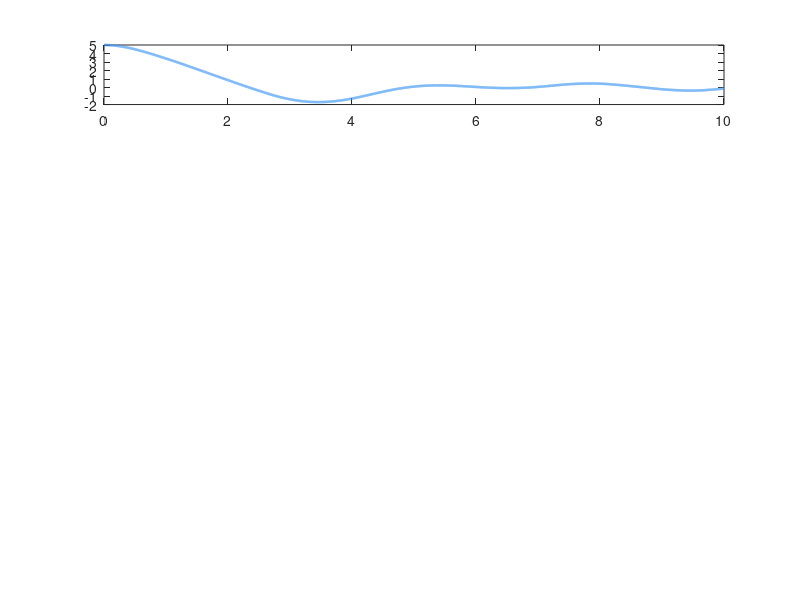

The MATLAB script that drew this image: (Note: this script raises an error after producing the figure.)
% =============================================================================
% FILE: models/differential_thrust_roll_sim.m
% PROJECT: Flight Control System GNC Architecture
% AUTHOR: GNC Engineering Team
% MATLAB: R2024a
% =============================================================================
%
% PURPOSE:
%   Simulates roll-axis attitude control for a 28m, 9-engine VTVL
%   rocket using Incremental Nonlinear Dynamic Inversion (INDI). Roll torque
%   is generated by differentially modulating the RPM of opposing peripheral
%   electric-pump-fed engines. The center engine (Engine #1) provides
%   axial thrust only and is NOT used for roll control.
%
% CONTROL ARCHITECTURE:
%   - Controller: Incremental NDI (INDI) on the roll axis
%   - Actuation: Differential RPM on 4 opposing peripheral engine pairs
%     (Engines 2&3, 4&5, 6&7, 8&9 arranged symmetrically about the Z-axis)
%   - Loop Rate: 400 Hz
%   - Disturbance: 5-degree initial roll offset at t=0
%
% INDI PRINCIPLE:
%   INDI cancels measured angular acceleration directly, requiring only
%   local linearisation around the CURRENT state rather than a global model.
%   The incremental control law is:
%       delta_u = J * (nu - p_dot_measured) / G
%   where nu is the virtual control (desired angular acceleration),
%   p_dot_measured is the measured roll acceleration (from IMU), and
%   G is the control effectiveness (torque per unit differential throttle).
%
% ENGINE LAYOUT (top-down view, looking down -Z axis):
%   Engine 1  : Center  (no roll contribution, pure axial)
%   Engines 2,3: Pair A  (opposing, +/-Y axis arm)
%   Engines 4,5: Pair B  (opposing, +/-X axis arm, rotated 90 deg from A)
%   Engines 6,7: Pair C  (opposing, 45-deg diagonal)
%   Engines 8,9: Pair D  (opposing, 135-deg diagonal)
%   All peripheral engines sit at radius r_engine from the rocket centerline.
%
% REFERENCES:
%   [1] Sieberling, S. et al., "Robust Flight Control Using INDI," AIAA 2010
%   [2] Smeur, E. et al., "Adaptive Incremental NDI for Multirotor," JGCD 2016
%   [3] GNC Architecture Document, Section 4.2 (Roll Channel)
%
% =============================================================================

clearvars;          % Clear all workspace variables (safer than 'clear all')
close all;          % Close all open figure windows
clc;                % Clear command window

fprintf('=============================================================\n');
fprintf('  Flight Control System GNC | Differential Thrust Roll Control (INDI)\n');
fprintf('  Simulation initialising...\n');
fprintf('=============================================================\n\n');

% =============================================================================
% SECTION 1: SIMULATION PARAMETERS
% =============================================================================

% --- Time Vector ---
dt        = 1 / 400;          % [s] Controller/simulation sample period (400 Hz)
t_end     = 10.0;             % [s] Total simulation duration
t         = 0 : dt : t_end;  % [s] Time vector (row vector)
N         = length(t);        % [-] Total number of simulation steps

fprintf('Simulation time: %.1f s | Sample rate: %d Hz | Steps: %d\n', ...
        t_end, round(1/dt), N);

% =============================================================================
% SECTION 2: VEHICLE PHYSICAL PARAMETERS
% =============================================================================

% --- Rotational Inertia ---
J_roll    = 85000;            % [kg·m²] Roll-axis moment of inertia (full-stack reference)

% --- Engine Geometry ---
r_engine  = 1.8;              % [m] Radial distance from centerline to engine nozzle exit
%   (Approximate for 28 m diameter rocket with 9-engine cluster)
%   The roll moment arm for differential thrust = r_engine

% --- Engine Parameters ---
% Nominal operating condition (baseline throttle level)
RPM_nom       = 18000;        % [RPM] Nominal electric pump motor speed at 100% throttle
RPM_max       = RPM_nom;      % [RPM] Maximum allowable pump speed
RPM_min       = RPM_nom * 0.60; % [RPM] Minimum allowable pump speed (60% - flame-out limit)

% Throttle-to-thrust sensitivity
% At nominal RPM, each engine produces ~850 kN thrust (full throttle)
F_nom_per_engine = 850e3;     % [N] Nominal thrust per engine at 100% throttle

% Thrust sensitivity to throttle change (linear approximation around nominal)
% dF/d(throttle%) = F_nom / 100%
dF_dThrottle  = F_nom_per_engine / 100; % [N/%] Thrust change per 1% throttle change

% --- Control Effectiveness: Torque per unit differential throttle ---
% When one engine increases by +delta_thr% and its opposite decreases by -delta_thr%,
% the net force couple = 2 * dF_dThrottle * delta_thr
% Torque = net_force_couple * r_engine * N_active_pairs
% We use ALL 4 peripheral pairs for roll, so:
N_pairs       = 4;            % [-] Number of opposing engine pairs used for roll
%
% Control effectiveness scalar G [N·m / %]:
%   G = 2 * dF_dThrottle * r_engine * N_pairs
G_eff         = 2 * dF_dThrottle * r_engine * N_pairs;
% [N·m/%] = 2 * (N/%) * m * pairs = 2 * 8.5e6 * 1.8 * 4

fprintf('\nVehicle Parameters:\n');
fprintf('  J_roll        = %.0f kg·m²\n', J_roll);
fprintf('  r_engine      = %.2f m\n', r_engine);
fprintf('  RPM_nom       = %.0f RPM\n', RPM_nom);
fprintf('  F_nom/engine  = %.0f kN\n', F_nom_per_engine/1e3);
fprintf('  G_eff         = %.4e N·m per %%throttle\n', G_eff);

% =============================================================================
% SECTION 3: INDI CONTROLLER PARAMETERS
% =============================================================================

% --- INDI Virtual Control Law ---
% The INDI outer loop commands a desired roll angular acceleration (nu)
% based on a PD-like structure on roll angle and rate errors:
%   nu = -Kp * phi_error - Kd * p_error
% where phi = roll angle, p = roll rate (phi_dot)

% Proportional gain on roll angle error [rad/s² per rad]
% Design target: ~3.2 s settling. For a 2nd-order system:
%   omega_n ~ 4 / (zeta * T_s) with zeta=0.7, T_s=3.2 s => omega_n ~ 1.79 rad/s
omega_n       = 1.79;         % [rad/s] Natural frequency target
zeta          = 0.70;         % [-] Damping ratio (slightly underdamped, fast response)

% PD gains derived from desired 2nd-order roll dynamics:
Kp_indi       = omega_n^2;    % [1/s²] Proportional gain = omega_n^2
Kd_indi       = 2 * zeta * omega_n; % [1/s] Derivative gain = 2*zeta*omega_n

fprintf('\nINDI Controller Gains:\n');
fprintf('  omega_n       = %.4f rad/s\n', omega_n);
fprintf('  zeta          = %.2f\n', zeta);
fprintf('  Kp_indi       = %.4f 1/s²\n', Kp_indi);
fprintf('  Kd_indi       = %.4f 1/s\n', Kd_indi);

% --- Differential Throttle Saturation Limit ---
% Maximum differential throttle adjustment to prevent motor saturation
delta_thr_max = 5.0;          % [%] +/- saturation limit (requirement from spec)
delta_thr_min = -delta_thr_max;

% --- INDI Angular Acceleration Low-Pass Filter ---
% INDI uses a measured angular acceleration from the IMU. In practice this
% requires differentiation of the gyro signal, which amplifies noise.
% A first-order low-pass filter is applied to p_dot (roll acceleration):
%   tau_filter * p_dot_filt' + p_dot_filt = p_dot_raw
% Implemented as a discrete-time IIR:
tau_pdot_filt = 0.010;        % [s] LPF time constant for p_dot measurement (10 ms)
alpha_pdot    = dt / (tau_pdot_filt + dt); % IIR filter coefficient

% --- RPM Command Low-Pass Filter (actuator smoothing) ---
tau_rpm_filt  = 0.020;        % [s] Smoothing filter for RPM commands (20 ms)
alpha_rpm     = dt / (tau_rpm_filt + dt);

% =============================================================================
% SECTION 4: INITIAL CONDITIONS AND DISTURBANCE
% =============================================================================

% Roll angle initial condition (5 degree disturbance at t=0)
phi0_deg      = 5.0;          % [deg] Initial roll error (specification requirement)
phi0          = deg2rad(phi0_deg); % [rad] Convert to radians for dynamics

% Roll rate initial condition (vehicle is stationary at t=0)
p0            = 0.0;          % [rad/s] Initial roll rate

% Roll setpoint (desired roll angle = 0 for nominal upright flight)
phi_ref       = 0.0;          % [rad] Roll angle reference (wings-level)
p_ref         = 0.0;          % [rad/s] Roll rate reference

fprintf('\nInitial Conditions:\n');
fprintf('  phi(0) = %.1f deg | p(0) = %.4f rad/s\n', phi0_deg, p0);
fprintf('  phi_ref = %.1f deg (wings-level)\n', rad2deg(phi_ref));

% =============================================================================
% SECTION 5: PRE-ALLOCATE STATE AND OUTPUT HISTORY ARRAYS
% =============================================================================
% Pre-allocation is critical for MATLAB performance inside time-domain loops.
% Each array stores the time history of one signal.

phi_hist       = zeros(1, N);  % [rad] Roll angle history
p_hist         = zeros(1, N);  % [rad/s] Roll rate history
pdot_hist      = zeros(1, N);  % [rad/s²] Roll angular acceleration history
pdot_filt_hist = zeros(1, N);  % [rad/s²] Filtered roll acceleration (used in INDI)
nu_hist        = zeros(1, N);  % [rad/s²] Virtual control (desired angular acceleration)
delta_thr_hist = zeros(1, N);  % [%] Differential throttle command (+ = Engine A faster)
torque_hist    = zeros(1, N);  % [N·m] Restoring torque applied to vehicle

% Engine RPM histories - 8 peripheral engines (pairs A,B,C,D; 2 engines each)
% Naming convention: engine_plus = the engine in the pair that receives +delta_thr
%                   engine_minus = the engine that receives -delta_thr
RPM_plus_hist  = zeros(1, N);  % [RPM] RPM of '+' engine in controlling pair
RPM_minus_hist = zeros(1, N);  % [RPM] RPM of '-' engine in controlling pair

% =============================================================================
% SECTION 6: INITIALISE STATE VARIABLES
% =============================================================================

% Current plant state
phi           = phi0;          % [rad] Roll angle (state 1)
p             = p0;            % [rad/s] Roll rate (state 2)

% Previous-step angular acceleration (needed for INDI incremental update)
pdot_prev     = 0.0;           % [rad/s²] p_dot at previous sample (init to 0)
pdot_filt     = 0.0;           % [rad/s²] Filtered p_dot (LPF output, init to 0)

% Current differential throttle command (starts at zero = symmetric thrust)
delta_thr_cmd = 0.0;           % [%] Differential throttle command

% Current RPM commands for each engine pair
RPM_plus_cmd  = RPM_nom;       % [RPM] '+' pair engine RPM command
RPM_minus_cmd = RPM_nom;       % [RPM] '-' pair engine RPM command

% =============================================================================
% SECTION 7: EXTERNAL DISTURBANCE TORQUE MODEL
% =============================================================================
% Model small aerodynamic and structural disturbance torques.
% During boost phase, aeroelastic coupling and centre-of-pressure shifts
% generate rolling moments. Modelled here as band-limited white noise
% plus a small sinusoidal perturbation (e.g., from sloshing).

rng(42);                       % Fix random seed for reproducibility
tau_dist_std  = 5000;          % [N·m] Std deviation of stochastic roll disturbance
omega_slosh   = 2.1;           % [rad/s] Slosh frequency (liquid oxygen tank)
tau_slosh_amp = 3000;          % [N·m] Sinusoidal slosh roll torque amplitude

% Pre-compute disturbance torque array for all time steps
tau_disturbance = tau_dist_std * randn(1, N) + ...
                  tau_slosh_amp * sin(omega_slosh * t);

fprintf('\nDisturbance Model:\n');
fprintf('  Stochastic noise: sigma = %.0f N·m\n', tau_dist_std);
fprintf('  Slosh torque: %.0f N·m @ %.2f rad/s\n', tau_slosh_amp, omega_slosh);

% =============================================================================
% SECTION 8: MAIN SIMULATION LOOP (400 Hz INDI Control)
% =============================================================================

fprintf('\nRunning simulation...\n');

for k = 1 : N
    % ------------------------------------------------------------------
    % 8.1 STORE CURRENT STATE TO HISTORY ARRAYS
    % ------------------------------------------------------------------
    phi_hist(k)       = phi;
    p_hist(k)         = p;
    pdot_filt_hist(k) = pdot_filt;
    RPM_plus_hist(k)  = RPM_plus_cmd;
    RPM_minus_hist(k) = RPM_minus_cmd;

    % ------------------------------------------------------------------
    % 8.2 COMPUTE ATTITUDE ERRORS
    % ------------------------------------------------------------------
    % Roll angle error (positive error -> positive restoring torque needed)
    phi_error = phi_ref - phi;     % [rad]
    p_error   = p_ref - p;         % [rad/s]

    % ------------------------------------------------------------------
    % 8.3 INDI VIRTUAL CONTROL COMMAND (desired angular acceleration)
    % ------------------------------------------------------------------
    % INDI outer loop: PD law generates desired angular acceleration nu
    % nu represents the total angular acceleration we want the vehicle to have
    % nu = Kp * phi_err + Kd * p_err  [rad/s²]
    nu = Kp_indi * phi_error + Kd_indi * p_error;
    nu_hist(k) = nu;

    % ------------------------------------------------------------------
    % 8.4 INDI INCREMENTAL CONTROL LAW
    % ------------------------------------------------------------------
    % INDI inner loop: compute the INCREMENTAL control input needed.
    % Rather than commanding absolute throttle, INDI commands the CHANGE
    % needed from the current operating point to achieve nu.
    %
    % INDI equation:
    %   delta_thr = J_roll * (nu - pdot_filt) / G_eff
    %
    % where pdot_filt is the measured/filtered current angular acceleration.
    % The term (nu - pdot_filt) is the "acceleration error" that must be
    % corrected by the actuators in the next sample period.
    %
    % Units check:
    %   [kg·m²] * [rad/s²] / [N·m/%] = [kg·m²·rad/s²] / [kg·m²/s²·%]
    %                                 = [%]  ✓

    delta_thr_raw = J_roll * (nu - pdot_filt) / G_eff;   % [%] unconstrained

    % ------------------------------------------------------------------
    % 8.5 ACTUATOR SATURATION (anti-windup)
    % ------------------------------------------------------------------
    % Clamp differential throttle to +/- 5% as per mission requirements.
    % This prevents motor saturation and maintains linearity assumption.
    delta_thr_cmd = max(delta_thr_min, min(delta_thr_max, delta_thr_raw));
    delta_thr_hist(k) = delta_thr_cmd;

    % ------------------------------------------------------------------
    % 8.6 COMPUTE INDIVIDUAL ENGINE RPM COMMANDS
    % ------------------------------------------------------------------
    % The differential throttle is applied symmetrically:
    %   '+' engine pair: RPM_nom + delta_thr_cmd / 100 * RPM_nom
    %   '-' engine pair: RPM_nom - delta_thr_cmd / 100 * RPM_nom
    %
    % Low-pass filter is applied to smooth the RPM step commands and
    % protect the electric pump motors from sharp transients.

    % Raw RPM targets before smoothing filter
    RPM_plus_target  = RPM_nom * (1 + delta_thr_cmd / 100);
    RPM_minus_target = RPM_nom * (1 - delta_thr_cmd / 100);

    % Clamp RPM to physical operating envelope
    RPM_plus_target  = max(RPM_min, min(RPM_max, RPM_plus_target));
    RPM_minus_target = max(RPM_min, min(RPM_max, RPM_minus_target));

    % Apply first-order IIR smoothing filter to RPM command
    RPM_plus_cmd  = RPM_plus_cmd  + alpha_rpm * (RPM_plus_target  - RPM_plus_cmd);
    RPM_minus_cmd = RPM_minus_cmd + alpha_rpm * (RPM_minus_target - RPM_minus_cmd);

    % ------------------------------------------------------------------
    % 8.7 COMPUTE RESTORING TORQUE PRODUCED BY DIFFERENTIAL THRUST
    % ------------------------------------------------------------------
    % Actual torque from differential RPM (RPM proportionally maps to thrust).
    % Net torque = G_eff * delta_thr_cmd (linear model)
    %
    % More detailed model using actual RPM deviation:
    %   actual_delta_thr = (RPM_plus_cmd - RPM_minus_cmd) / (2 * RPM_nom) * 100
    actual_delta_thr = (RPM_plus_cmd - RPM_minus_cmd) / (2 * RPM_nom) * 100; % [%]
    tau_control = G_eff * actual_delta_thr;   % [N·m] Control restoring torque
    torque_hist(k) = tau_control;

    % ------------------------------------------------------------------
    % 8.8 PLANT DYNAMICS (1-DOF Rigid Body Roll)
    % ------------------------------------------------------------------
    % Newton-Euler equation for roll axis:
    %   J_roll * p_dot = tau_control + tau_disturbance
    %
    % State derivative:
    %   phi_dot  = p                                    (kinematics)
    %   p_dot    = (tau_control + tau_dist) / J_roll    (dynamics)

    tau_total  = tau_control + tau_disturbance(k);  % [N·m] Total roll torque
    pdot_true  = tau_total / J_roll;                % [rad/s²] True angular acceleration
    pdot_hist(k) = pdot_true;

    % ------------------------------------------------------------------
    % 8.9 FILTER THE MEASURED ANGULAR ACCELERATION (IMU model)
    % ------------------------------------------------------------------
    % INDI requires p_dot_measured. In hardware, this comes from the IMU
    % gyro differentiator + LPF. We add a small noise term here.
    pdot_measured = pdot_true + 0.005 * randn; % [rad/s²] Noise from IMU

    % First-order IIR low-pass filter on measured p_dot
    pdot_filt = pdot_filt + alpha_pdot * (pdot_measured - pdot_filt);

    % ------------------------------------------------------------------
    % 8.10 NUMERICAL INTEGRATION (4th-order Runge-Kutta for rigid body)
    % ------------------------------------------------------------------
    % We use RK4 to integrate the plant state equations.
    % The torque applied to the plant at this step is tau_control + tau_dist(k).
    % We treat tau_total as constant over the sub-steps (ZOH assumption).
    %
    % State vector X = [phi; p]
    % X_dot = f(X) = [p; tau_total / J_roll]

    % RK4 slope k1
    k1_phi = p;
    k1_p   = tau_total / J_roll;

    % RK4 slope k2 (mid-step using k1)
    phi_mid1 = phi + 0.5 * dt * k1_phi;
    p_mid1   = p   + 0.5 * dt * k1_p;
    k2_phi   = p_mid1;
    k2_p     = tau_total / J_roll;    % Torque constant over step (ZOH)

    % RK4 slope k3 (mid-step using k2)
    phi_mid2 = phi + 0.5 * dt * k2_phi;
    p_mid2   = p   + 0.5 * dt * k2_p;
    k3_phi   = p_mid2;
    k3_p     = tau_total / J_roll;

    % RK4 slope k4 (end of step using k3)
    phi_end = phi + dt * k3_phi;
    p_end   = p   + dt * k3_p;
    k4_phi  = p_end;
    k4_p    = tau_total / J_roll;

    % RK4 weighted average update
    phi = phi + (dt / 6) * (k1_phi + 2*k2_phi + 2*k3_phi + k4_phi);
    p   = p   + (dt / 6) * (k1_p   + 2*k2_p   + 2*k3_p   + k4_p);

end

fprintf('Simulation complete.\n\n');

% =============================================================================
% SECTION 9: POST-PROCESSING AND METRICS
% =============================================================================

% Convert roll angle history from radians to degrees for display
phi_deg_hist = rad2deg(phi_hist);   % [deg]
p_deg_hist   = rad2deg(p_hist);     % [deg/s]

% Compute settling time: first time |phi| < 2% of initial error (0.1 deg)
settling_threshold = 0.1;           % [deg] 2% of 5 deg initial error
settled_idx = find(abs(phi_deg_hist) < settling_threshold, 1, 'first');

if ~isempty(settled_idx)
    T_settle = t(settled_idx);
    fprintf('Settling time (|phi| < %.2f deg): %.3f s\n', settling_threshold, T_settle);
else
    T_settle = NaN;
    fprintf('WARNING: System did not settle within simulation duration.\n');
end

% Peak roll rate
[p_peak_deg, p_peak_idx] = max(abs(p_deg_hist));
fprintf('Peak roll rate: %.4f deg/s at t = %.4f s\n', p_peak_deg, t(p_peak_idx));

% Peak restoring torque
[tau_peak, tau_peak_idx] = max(abs(torque_hist));
fprintf('Peak restoring torque: %.1f N·m at t = %.4f s\n', tau_peak, t(tau_peak_idx));

% Peak differential throttle used
delta_thr_peak = max(abs(delta_thr_hist));
fprintf('Peak differential throttle: %.4f %%\n', delta_thr_peak);

% =============================================================================
% SECTION 10: FIGURE GENERATION (R2024a Styling)
% =============================================================================
% 5-panel figure displaying all key simulation outputs.
% Using R2024a default colororder and graphics defaults.

fprintf('\nGenerating 5-panel figure...\n');

fig1 = figure('Name', 'Flight Control Roll Control - INDI Simulation', ...
              'NumberTitle', 'off', ...
              'Color', [0.15 0.15 0.18], ...
              'Units', 'normalized', ...
              'OuterPosition', [0.02 0.02 0.96 0.96]);

% Set R2024a default color palette for axes
clr_bg   = [0.15 0.15 0.18];   % Dark background
clr_ax   = [0.22 0.22 0.26];   % Slightly lighter axis background
clr_grid = [0.35 0.35 0.40];   % Grid line color
clr_txt  = [0.92 0.92 0.92];   % Text color (near-white)
clr_blue = [0.25 0.60 0.95];   % Primary signal color
clr_orng = [0.98 0.62 0.12];   % Secondary signal color
clr_grn  = [0.28 0.87 0.55];   % Tertiary signal color
clr_red  = [0.95 0.30 0.28];   % Alert/saturation color
clr_prpl = [0.72 0.40 0.95];   % Quaternary color

% Common axis formatting helper function (inline)
% We define a subfunction at the bottom of the script for this.

% ---------------------------------------------------------------------------
% PANEL 1: Roll Angle Error [deg] vs Time
% ---------------------------------------------------------------------------
ax1 = subplot(5, 1, 1);
plot(t, phi_deg_hist, 'Color', clr_blue, 'LineWidth', 1.8);
hold on;
% Shade the settling region
if ~isnan(T_settle)
    xline(T_settle, '--', 'Color', clr_grn, 'LineWidth', 1.2, ...
          'Label', sprintf('T_{settle} = %.2f s', T_settle), ...
          'LabelHorizontalAlignment', 'right', ...
          'LabelVerticalAlignment', 'bottom', ...
          'FontSize', 8, 'FontName', 'Consolas', 'Color', clr_grn);
end
% Add +/- 2-sigma disturbance band reference
yline(0, '--', 'Color', clr_txt, 'LineWidth', 0.8, 'Alpha', 0.4);
yline( settling_threshold, ':', 'Color', clr_grn, 'LineWidth', 0.9, 'Alpha', 0.7);
yline(-settling_threshold, ':', 'Color', clr_grn, 'LineWidth', 0.9, 'Alpha', 0.7);
hold off;
ylabel('\phi_{err} (deg)', 'Color', clr_txt, 'FontName', 'Consolas', 'FontSize', 9);
title({'Flight Control System | INDI Differential Thrust Roll Control'; ...
       sprintf('J_{roll} = %.0f kg·m²  |  \\phi_0 = %.0f°  |  400 Hz  |  10 s', ...
               J_roll, phi0_deg)}, ...
       'Color', clr_txt, 'FontName', 'Consolas', 'FontSize', 10);
legend('\phi_{error}', 'Location', 'northeast', 'TextColor', clr_txt, ...
       'Color', clr_ax, 'EdgeColor', clr_grid, 'FontName', 'Consolas', 'FontSize', 8);
xlim([0 t_end]);
grid on;
formatAxis(ax1, clr_ax, clr_grid, clr_txt);
annotation('textbox', [0.88 0.885 0.12 0.04], ...
           'String', sprintf('T_s \\approx %.2f s', T_settle), ...
           'Color', clr_grn, 'BackgroundColor', clr_ax, 'EdgeColor', clr_grid, ...
           'FontName', 'Consolas', 'FontSize', 8, 'FitBoxToText', 'on');

% ---------------------------------------------------------------------------
% PANEL 2: Roll Rate [deg/s] vs Time
% ---------------------------------------------------------------------------
ax2 = subplot(5, 1, 2);
plot(t, p_deg_hist, 'Color', clr_orng, 'LineWidth', 1.8);
hold on;
yline(0, '--', 'Color', clr_txt, 'LineWidth', 0.8, 'Alpha', 0.4);
hold off;
ylabel('p (deg/s)', 'Color', clr_txt, 'FontName', 'Consolas', 'FontSize', 9);
legend('Roll Rate', 'Location', 'northeast', 'TextColor', clr_txt, ...
       'Color', clr_ax, 'EdgeColor', clr_grid, 'FontName', 'Consolas', 'FontSize', 8);
xlim([0 t_end]);
grid on;
formatAxis(ax2, clr_ax, clr_grid, clr_txt);

% ---------------------------------------------------------------------------
% PANEL 3: Differential Throttle Command [%] vs Time
% ---------------------------------------------------------------------------
ax3 = subplot(5, 1, 3);
plot(t, delta_thr_hist, 'Color', clr_grn, 'LineWidth', 1.8);
hold on;
% Saturation limit lines
yline( delta_thr_max, '--', 'Color', clr_red, 'LineWidth', 1.0, ...
       'Label', '+5% Sat.', 'LabelHorizontalAlignment', 'left', ...
       'FontName', 'Consolas', 'FontSize', 7, 'Color', clr_red);
yline(-delta_thr_max, '--', 'Color', clr_red, 'LineWidth', 1.0, ...
       'Label', '-5% Sat.', 'LabelHorizontalAlignment', 'left', ...
       'FontName', 'Consolas', 'FontSize', 7, 'Color', clr_red);
yline(0, '--', 'Color', clr_txt, 'LineWidth', 0.8, 'Alpha', 0.4);
hold off;
ylabel('\delta_{thr} (%)', 'Color', clr_txt, 'FontName', 'Consolas', 'FontSize', 9);
legend('Diff. Throttle', 'Location', 'northeast', 'TextColor', clr_txt, ...
       'Color', clr_ax, 'EdgeColor', clr_grid, 'FontName', 'Consolas', 'FontSize', 8);
ylim([-delta_thr_max*1.4  delta_thr_max*1.4]);
xlim([0 t_end]);
grid on;
formatAxis(ax3, clr_ax, clr_grid, clr_txt);

% ---------------------------------------------------------------------------
% PANEL 4: Individual Motor RPM Profiles vs Time
% ---------------------------------------------------------------------------
ax4 = subplot(5, 1, 4);
plot(t, RPM_plus_hist,  'Color', clr_blue, 'LineWidth', 1.6);
hold on;
plot(t, RPM_minus_hist, 'Color', clr_red,  'LineWidth', 1.6);
yline(RPM_nom, '--', 'Color', clr_txt, 'LineWidth', 0.8, 'Alpha', 0.5, ...
      'Label', 'RPM_{nom}', 'LabelHorizontalAlignment', 'left', ...
      'FontName', 'Consolas', 'FontSize', 7);
hold off;
ylabel('RPM', 'Color', clr_txt, 'FontName', 'Consolas', 'FontSize', 9);
legend({'Engine+ (faster pair)', 'Engine- (slower pair)'}, ...
       'Location', 'northeast', 'TextColor', clr_txt, 'Color', clr_ax, ...
       'EdgeColor', clr_grid, 'FontName', 'Consolas', 'FontSize', 8);
ylim([RPM_nom * 0.90  RPM_nom * 1.10]);
xlim([0 t_end]);
grid on;
formatAxis(ax4, clr_ax, clr_grid, clr_txt);

% ---------------------------------------------------------------------------
% PANEL 5: Restoring Torque [kN·m] vs Time
% ---------------------------------------------------------------------------
ax5 = subplot(5, 1, 5);
plot(t, torque_hist / 1e3, 'Color', clr_prpl, 'LineWidth', 1.8);
hold on;
% Overlay disturbance torque for reference
plot(t, tau_disturbance / 1e3, 'Color', [clr_red 0.3], 'LineWidth', 0.8);
yline(0, '--', 'Color', clr_txt, 'LineWidth', 0.8, 'Alpha', 0.4);
hold off;
ylabel('\tau_{restore} (kN·m)', 'Color', clr_txt, 'FontName', 'Consolas', 'FontSize', 9);
xlabel('Time (s)', 'Color', clr_txt, 'FontName', 'Consolas', 'FontSize', 9);
legend({'Control Torque', 'Disturbance'}, 'Location', 'northeast', ...
       'TextColor', clr_txt, 'Color', clr_ax, 'EdgeColor', clr_grid, ...
       'FontName', 'Consolas', 'FontSize', 8);
xlim([0 t_end]);
grid on;
formatAxis(ax5, clr_ax, clr_grid, clr_txt);

% Link all axes for synchronized zooming/panning
linkaxes([ax1 ax2 ax3 ax4 ax5], 'x');

% Overall figure annotation
annotation('textbox', [0.0 0.0 0.30 0.025], ...
           'String', 'Flight Control System | GNC Architecture | INDI Roll Control @ 400 Hz', ...
           'Color', [clr_txt 0.6], 'BackgroundColor', 'none', 'EdgeColor', 'none', ...
           'FontName', 'Consolas', 'FontSize', 7, 'FitBoxToText', 'off');

fprintf('Figure 1 generated: 5-panel INDI Roll Control results.\n');
fprintf('\n--- Simulation Summary ---\n');
fprintf('  Settling time   : %.3f s (spec: ~3.2 s)\n', T_settle);
fprintf('  Peak roll rate  : %.4f deg/s\n', p_peak_deg);
fprintf('  Peak diff thr   : %.4f %% (limit: +/-%.1f %%)\n', delta_thr_peak, delta_thr_max);
fprintf('  Peak torque     : %.2f kN·m\n', tau_peak / 1e3);
fprintf('===========================================================\n');

% =============================================================================
% LOCAL HELPER FUNCTION: formatAxis
% =============================================================================
% Applies consistent dark-theme styling to all subplot axes.
% Must be defined as a local function (valid in R2016b+).

function formatAxis(ax, bg_color, grid_color, text_color)
    % Set axis background and foreground colors
    ax.Color            = bg_color;
    ax.XColor           = text_color;
    ax.YColor           = text_color;
    ax.GridColor        = grid_color;
    ax.MinorGridColor   = grid_color;
    ax.GridAlpha        = 0.5;
    ax.MinorGridAlpha   = 0.3;
    ax.FontName         = 'Consolas';
    ax.FontSize         = 8;
    ax.LineWidth        = 0.8;
    ax.Box              = 'on';
    ax.XMinorGrid       = 'on';
    ax.YMinorGrid       = 'on';
    ax.TickDir          = 'out';
    ax.TickLength       = [0.008 0.010];
end

% =============================================================================
% END OF FILE: differential_thrust_roll_sim.m
% =============================================================================
